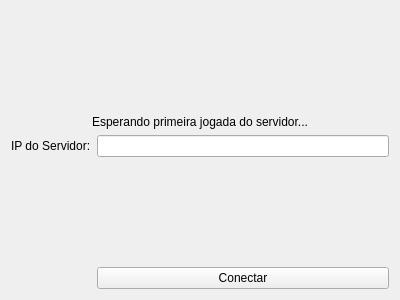
<?xml version="1.0" encoding="UTF-8"?>
<ui version="4.0">
 <class>ClientForm</class>
 <widget class="QWidget" name="ClientForm">
  <property name="geometry">
   <rect>
    <x>0</x>
    <y>0</y>
    <width>400</width>
    <height>300</height>
   </rect>
  </property>
  <property name="windowTitle">
   <string>Form</string>
  </property>
  <layout class="QGridLayout" name="gridLayout">
   <item row="0" column="1">
    <spacer name="verticalSpacer">
     <property name="orientation">
      <enum>Qt::Vertical</enum>
     </property>
     <property name="sizeType">
      <enum>QSizePolicy::Fixed</enum>
     </property>
     <property name="sizeHint" stdset="0">
      <size>
       <width>20</width>
       <height>40</height>
      </size>
     </property>
    </spacer>
   </item>
   <item row="3" column="0">
    <widget class="QLabel" name="label">
     <property name="text">
      <string>IP do Servidor:</string>
     </property>
    </widget>
   </item>
   <item row="6" column="1">
    <widget class="QPushButton" name="conectar">
     <property name="text">
      <string>Conectar</string>
     </property>
    </widget>
   </item>
   <item row="5" column="1">
    <spacer name="verticalSpacer_2">
     <property name="orientation">
      <enum>Qt::Vertical</enum>
     </property>
     <property name="sizeType">
      <enum>QSizePolicy::Fixed</enum>
     </property>
     <property name="sizeHint" stdset="0">
      <size>
       <width>20</width>
       <height>40</height>
      </size>
     </property>
    </spacer>
   </item>
   <item row="1" column="1">
    <spacer name="verticalSpacer_3">
     <property name="orientation">
      <enum>Qt::Vertical</enum>
     </property>
     <property name="sizeHint" stdset="0">
      <size>
       <width>20</width>
       <height>40</height>
      </size>
     </property>
    </spacer>
   </item>
   <item row="3" column="1">
    <widget class="QLineEdit" name="lineEdit"/>
   </item>
   <item row="4" column="1">
    <spacer name="verticalSpacer_4">
     <property name="orientation">
      <enum>Qt::Vertical</enum>
     </property>
     <property name="sizeHint" stdset="0">
      <size>
       <width>20</width>
       <height>40</height>
      </size>
     </property>
    </spacer>
   </item>
   <item row="2" column="0" colspan="2">
    <widget class="QLabel" name="jogada">
     <property name="enabled">
      <bool>true</bool>
     </property>
     <property name="text">
      <string>Esperando primeira jogada do servidor...</string>
     </property>
     <property name="alignment">
      <set>Qt::AlignCenter</set>
     </property>
    </widget>
   </item>
  </layout>
 </widget>
 <resources/>
 <connections/>
</ui>
